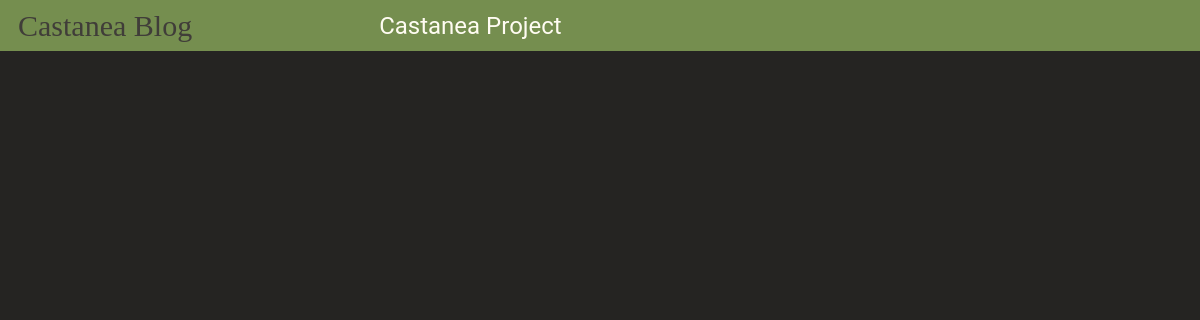
The page /blog/ on the database as committed earlier.
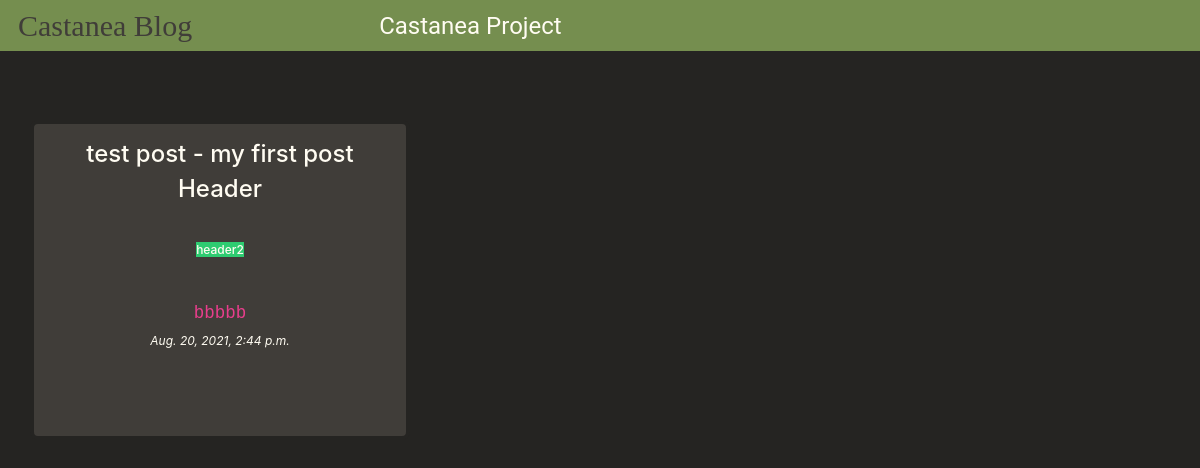
The same page on the database as committed later.
### blog/models.py (models this page shows, shortened)
class Post(models.Model):
    STATUS_CHOICES = (
            ('draft', 'Draft'),
            ('published', 'Published'),
        )
    title = models.CharField(max_length=250)
    slug = models.SlugField(max_length=250,
            unique_for_date='publish')
    body = RichTextField(blank=True, null=True)
    publish = models.DateTimeField(default=timezone.now)
    created = models.DateTimeField(auto_now_add=True)
    updated = models.DateTimeField(auto_now=True)
    status = models.CharField(max_length=10,
            choices=STATUS_CHOICES,
            default='draft')
    def get_absolute_url(self):
        return reverse('blog:post_detail',
                args=[self.publish.year,
                    self.publish.month,
                    self.publish.day, self.slug])
    class Meta:
        ordering = ('-publish',)

### blog/views.py (the view)
# urls.py: path('', views.post_list, name='post_list'),
def post_list(request):
    posts = Post.objects.filter(status='published')
    return render(request,
            'blog/post/list.html',
            {'posts': posts})

### blog/templates/blog/post/list.html (shortened to what this page needs)
{% extends "blog/base.html" %}
{% block content %}
<div class="container">
	{% for post in posts %}
		{% if forloop.counter0|divisibleby:"3" %}
			<div class="row">
		{% endif %}
			<div class="col-12 col-sm-6 col-lg-4" class="postItem">
				<h1>
					<a href="{{ post.get_absolute_url }}">
						{{ post.title }}
					</a>
				</h1>
				<p class="postBody">
				{{ post.body|safe|truncatewords:40 }}
				</p>
				<p class="date">
					{{ post.publish }}
				</p>
			</div>
	{% endfor %}
</div>
{% endblock %}

Rows that differ between the two databases and show on the page:
added Post: title "test post - my first post", body "Header header2 bbbbb", publish "Aug. 20, 2021, 2:44 p.m."
